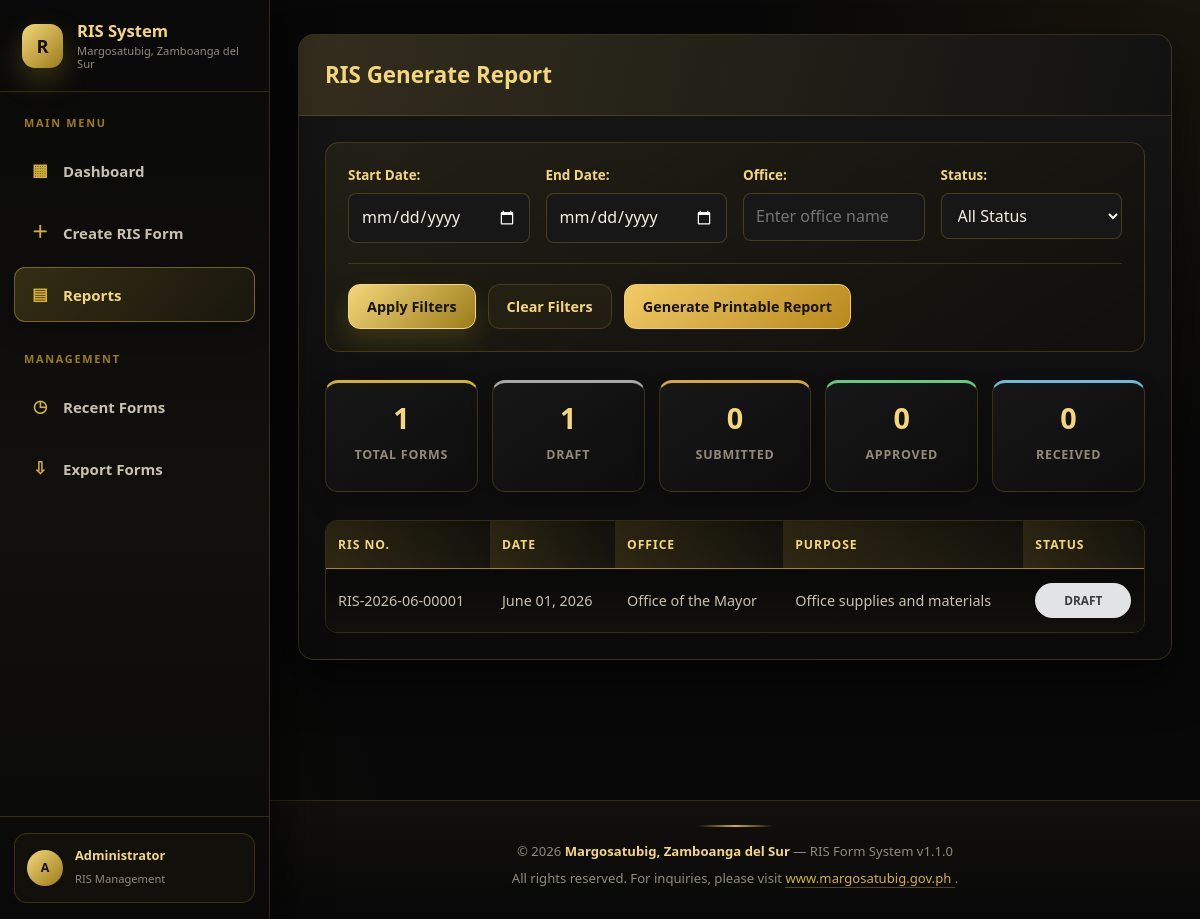
The page /pages/report.php on the database its author committed.
### tables this page shows
CREATE TABLE `ris_forms` (
  `id` int(11) NOT NULL,
  `ris_number` varchar(50) NOT NULL,
  `sai_number` varchar(50) DEFAULT NULL,
  `office_name` varchar(100) NOT NULL,
  `responsibility_center_code` varchar(50) DEFAULT NULL,
  `ris_date` date NOT NULL,
  `sai_date` date DEFAULT NULL,
  `purpose` text DEFAULT NULL,
  `descriptions` longtext DEFAULT NULL,
  `requested_by` varchar(100) DEFAULT NULL,
  `requested_by_signature` varchar(255) DEFAULT NULL,
  `requested_by_designation` varchar(100) DEFAULT NULL,
  `requested_by_date` date DEFAULT NULL,
  `approved_by` varchar(100) DEFAULT NULL,
  `approved_by_signature` varchar(255) DEFAULT NULL,
  `approved_by_designation` varchar(100) DEFAULT NULL,
  `approved_by_date` date DEFAULT NULL,
  `received_by` varchar(100) DEFAULT NULL,
  `received_by_signature` varchar(255) DEFAULT NULL,
  `received_by_designation` varchar(100) DEFAULT NULL,
  `received_by_date` date DEFAULT NULL,
  `created_at` timestamp NOT NULL DEFAULT current_timestamp(),
  `updated_at` timestamp NOT NULL DEFAULT current_timestamp() ON UPDATE current_timestamp(),
  `created_by` int(11) DEFAULT NULL,
  `status` enum('DRAFT','SUBMITTED','APPROVED','RECEIVED','ARCHIVED') DEFAULT 'DRAFT',
  `deleted_at` datetime DEFAULT NULL,
  `deleted_by` int(11) DEFAULT NULL
);

### pages/report.php (the view, shortened to what this page needs)
<?php
require_once '../config/database.php';
include '../includes/header.php';
$start_date  = trim($_GET['start_date'] ?? '');
$end_date    = trim($_GET['end_date'] ?? '');
$office_name = trim($_GET['office_name'] ?? '');
$status      = trim($_GET['status'] ?? '');
$allowed_statuses = [
    'DRAFT',
    'SUBMITTED',
    'APPROVED',
    'RECEIVED',
    'ARCHIVED'
];
if (!in_array($status, $allowed_statuses, true)) {
    $status = '';
}
$where_sql = '';
$query = "
    SELECT
        rf.id,
        rf.ris_number,
        rf.ris_date,
        rf.office_name,
        rf.purpose,
        rf.status,
        rf.created_at,
        COUNT(rli.id) AS item_count
    FROM ris_forms rf
    LEFT JOIN ris_line_items rli
        ON rf.id = rli.ris_id
    {$where_sql}
    GROUP BY
        rf.id,
        rf.ris_number,
        rf.ris_date,
        rf.office_name,
        rf.purpose,
        rf.status,
        rf.created_at
    ORDER BY rf.ris_date DESC, rf.created_at DESC
";
$stmt = $conn->prepare($query);
$stmt->execute();
$report_result = $stmt->get_result();
$forms = [];
$stats = [
    'total' => 0,
    'draft' => 0,
    'submitted' => 0,
    'approved' => 0,
    'received' => 0,
    'archived' => 0
];
while ($form = $report_result->fetch_assoc()) {
    $forms[] = $form;
    $stats['total']++;
    $form_status = strtoupper(trim($form['status'] ?? ''));
    if ($form_status === 'DRAFT') {
        $stats['draft']++;
    } elseif ($form_status === 'SUBMITTED') {
        $stats['submitted']++;
    } elseif ($form_status === 'APPROVED') {
        $stats['approved']++;
    } elseif ($form_status === 'RECEIVED') {
        $stats['received']++;
    } elseif ($form_status === 'ARCHIVED') {
        $stats['archived']++;
    }
}
$report_filters = [
    'start_date' => $start_date,
    'end_date' => $end_date,
    'office_name' => $office_name,
    'status' => $status
];
$user_name = $_SESSION['user_name'] ?? 'Administrator';
$user_initial = strtoupper(substr($user_name, 0, 1));
?>
<div class="dashboard-layout">
    <aside class="sidebar" id="sidebar">
        <div class="sidebar-brand">
            <div class="sidebar-brand-icon">R</div>
            <div class="sidebar-brand-text">
                RIS System
                <small>
                    <?php echo htmlspecialchars(
                        LGU_NAME,
                        ENT_QUOTES,
                        'UTF-8'
                    ); ?>
                </small>
            </div>
        </div>
        <nav class="sidebar-nav" aria-label="Dashboard navigation">
            <p class="sidebar-section-title">Main Menu</p>
            <a href="index.php" class="sidebar-link">
                <span class="sidebar-icon">▦</span>
                <span>Dashboard</span>
            </a>
            <a href="create.php" class="sidebar-link">
                <span class="sidebar-icon">＋</span>
                <span>Create RIS Form</span>
            </a>
            <a href="report.php" class="sidebar-link active">
                <span class="sidebar-icon">▤</span>
                <span>Reports</span>
            </a>
            <p class="sidebar-section-title" style="margin-top: 28px;">
                Management
            </p>
            <a href="index.php" class="sidebar-link">
                <span class="sidebar-icon">◷</span>
                <span>Recent Forms</span>
            </a>
            <a
                href="javascript:void(0);"
                class="sidebar-link"
                onclick="exportFormListToCSV()">
                <span class="sidebar-icon">⇩</span>
                <span>Export Forms</span>
            </a>
        </nav>
        <div class="sidebar-footer">
            <div class="sidebar-user">
                <div class="sidebar-avatar">
                    <?php echo htmlspecialchars(
                        $user_initial,
                        ENT_QUOTES,
                        'UTF-8'
                    ); ?>
                </div>
                <div>
                    <strong>
                        <?php echo htmlspecialchars(
                            $user_name,
                            ENT_QUOTES,
                            'UTF-8'
                        ); ?>
                    </strong>
                    <small>RIS Management</small>
                </div>
            </div>
        </div>
    </aside>
    <main class="main-content">
        <div class="report-page-content">
            <section class="report-card">
                <div class="report-card-header">
                    <h2>RIS Generate Report</h2>
                </div>
                <div class="report-card-body">
                    <form
                        method="GET"
                        id="filter-form"
                        class="report-filter-form">
                        <div class="report-filter-grid">
                            <div class="form-group">
                                <label for="start_date">
                                    Start Date:
                                </label>
                                <input
                                    type="date"
                                    name="start_date"
                                    id="start_date"
                                    value="<?php echo htmlspecialchars(
                                        $start_date,
                                        ENT_QUOTES,
                                        'UTF-8'
                                    ); ?>">
                            </div>
                            <div class="form-group">
                                <label for="end_date">
                                    End Date:
                                </label>
                                <input
                                    type="date"
                                    name="end_date"
                                    id="end_date"
                                    value="<?php echo htmlspecialchars(
                                        $end_date,
                                        ENT_QUOTES,
                                        'UTF-8'
                                    ); ?>">
                            </div>
                            <div class="form-group">
                                <label for="office_name">
                                    Office:
                                </label>
                                <input
                                    type="text"
                                    name="office_name"
                                    id="office_name"
                                    placeholder="Enter office name"
                                    value="<?php echo htmlspecialchars(
                                        $office_name,
                                        ENT_QUOTES,
                                        'UTF-8'
                                    ); ?>">
                            </div>
                            <div class="form-group">
                                <label for="status">
                                    Status:
                                </label>
                                <select name="status" id="status">
                                    <option value="">All Status</option>
                                </select>
                            </div>
                        </div>
                        <div class="report-filter-actions">
                            <button
                                type="submit"
                                class="btn btn-primary">
                                Apply Filters
                            </button>
                            <a
                                href="report.php"
                                class="btn btn-secondary">
                                Clear Filters
                            </a>
                            <button
                                type="button"
                                class="btn btn-warning"
                                onclick="generateReport(<?php echo htmlspecialchars(
                                    json_encode(
                                        $report_filters,
                                        JSON_HEX_TAG |
                                        JSON_HEX_APOS |
                                        JSON_HEX_QUOT |
                                        JSON_HEX_AMP
                                    ),
                                    ENT_QUOTES,
                                    'UTF-8'
                                ); ?>)">
                                Generate Printable Report
                            </button>
                        </div>
                    </form>
                    <div class="report-statistics">
                        <div class="report-stat-card report-stat-total">
                            <h3><?php echo (int) $stats['total']; ?></h3>
                            <p>Total Forms</p>
                        </div>
                        <div class="report-stat-card report-stat-draft">
                            <h3><?php echo (int) $stats['draft']; ?></h3>
                            <p>Draft</p>
                        </div>
                        <div class="report-stat-card report-stat-submitted">
                            <h3><?php echo (int) $stats['submitted']; ?></h3>
                            <p>Submitted</p>
                        </div>
                        <div class="report-stat-card report-stat-approved">
                            <h3><?php echo (int) $stats['approved']; ?></h3>
                            <p>Approved</p>
                        </div>
                        <div class="report-stat-card report-stat-received">
                            <h3><?php echo (int) $stats['received']; ?></h3>
                            <p>Received</p>
                        </div>
                    </div>
                    <?php if (!empty($forms)): ?>
                        <div class="report-table-wrapper">
                            <table class="report-table">
                                <thead>
                                    <tr>
                                        <th>RIS No.</th>
                                        <th>Date</th>
                                        <th>Office</th>
                                        <th>Purpose</th>
                                        <th>Status</th>
                                    </tr>
                                </thead>
                                <tbody>
                                    <?php foreach ($forms as $form): ?>
                                        <?php
                                            $form_status = trim(
                                                (string) ($form['status'] ?? 'Pending')
                                            );
                                            $status_class = strtolower(
                                                $form_status
                                            );
                                            $status_class = preg_replace(
                                                '/[^a-z0-9]+/',
                                                '-',
                                                $status_class
                                            );
                                            $status_class = trim(
                                                $status_class,
                                                '-'
                                            );
                                            $purpose = trim(
                                                (string) ($form['purpose'] ?? '')
                                            );
                                            $short_purpose = mb_substr(
                                                $purpose,
                                                0,
                                                80
                                            );
                                        ?>
                                        <tr>
                                            <td>
                                                <?php echo htmlspecialchars(
                                                    $form['ris_number'],
                                                    ENT_QUOTES,
                                                    'UTF-8'
                                                ); ?>
                                            </td>
                                            <td>
                                                <?php echo date(
                                                    DISPLAY_DATE_FORMAT,
                                                    strtotime($form['ris_date'])
                                                ); ?>
                                            </td>
                                            <td>
                                                <?php echo htmlspecialchars(
                                                    $form['office_name'],
                                                    ENT_QUOTES,
                                                    'UTF-8'
                                                ); ?>
                                            </td>
                                            <td>
                                                <?php echo htmlspecialchars(
                                                    $short_purpose,
                                                    ENT_QUOTES,
                                                    'UTF-8'
                                                ); ?>
                                            </td>
                                            <td>
                                                <span class="badge badge-<?php echo htmlspecialchars(
                                                    $status_class,
                                                    ENT_QUOTES,
                                                    'UTF-8'
                                                ); ?>">
                                                    <?php echo htmlspecialchars(
                                                        $form_status,
                                                        ENT_QUOTES,
                                                        'UTF-8'
                                                    ); ?>
                                                </span>
                                            </td>
                                        </tr>
                                    <?php endforeach; ?>
                                </tbody>
                            </table>
                        </div>
                    <?php else: ?>
                        <div class="report-empty-state">
                            No forms found matching the selected filters.
                        </div>
                    <?php endif; ?>
                </div>
            </section>
        </div>
    </main>
</div>
<?php include '../includes/footer.php'; ?>

### includes/header.php (style rules this page uses)
html,body { margin:0;padding:0 }
body.dashboard-page { background:#080808 }

### rows shown on the page
ris_forms: ris_number "RIS-2026-06-00001", ris_date "June 01, 2026", office_name "Office of the Mayor", purpose "Office supplies and materials", status "DRAFT"

### other values the page prints
LGU_NAME "Margosatubig, Zamboanga del Sur"
$user_initial "A"
$user_name "Administrator"
$stats['total'] "1"
$stats['draft'] "1"
$stats['submitted'] "0"
$stats['approved'] "0"
$stats['received'] "0"
$lgu_name "Margosatubig, Zamboanga del Sur"
$app_version "1.1.0"
$website_display "www.margosatubig.gov.ph"
